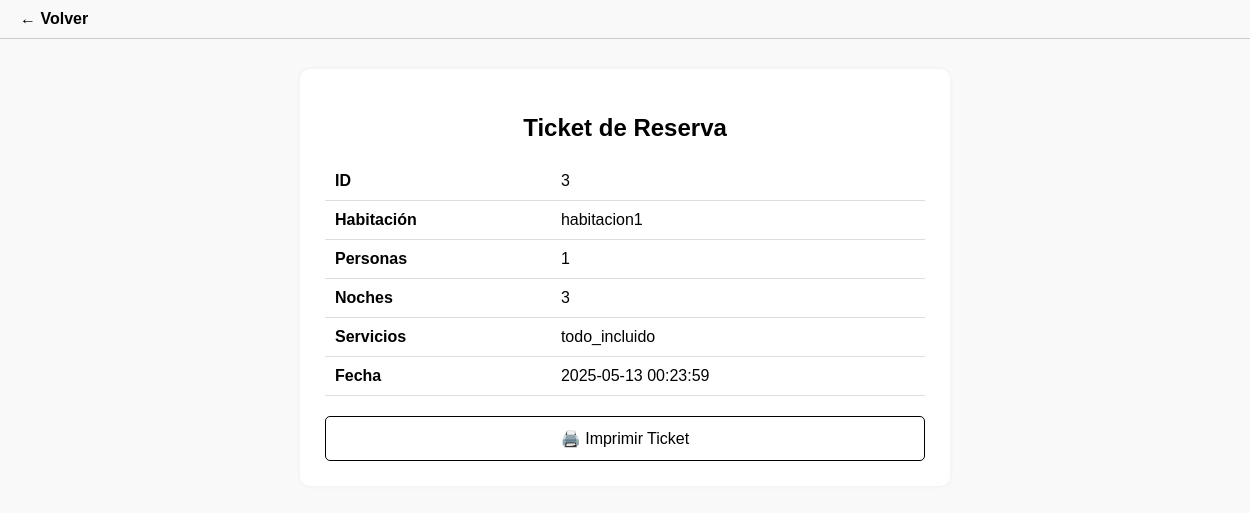
The page /Hotel/ver_ticket.php on the database as committed earlier.
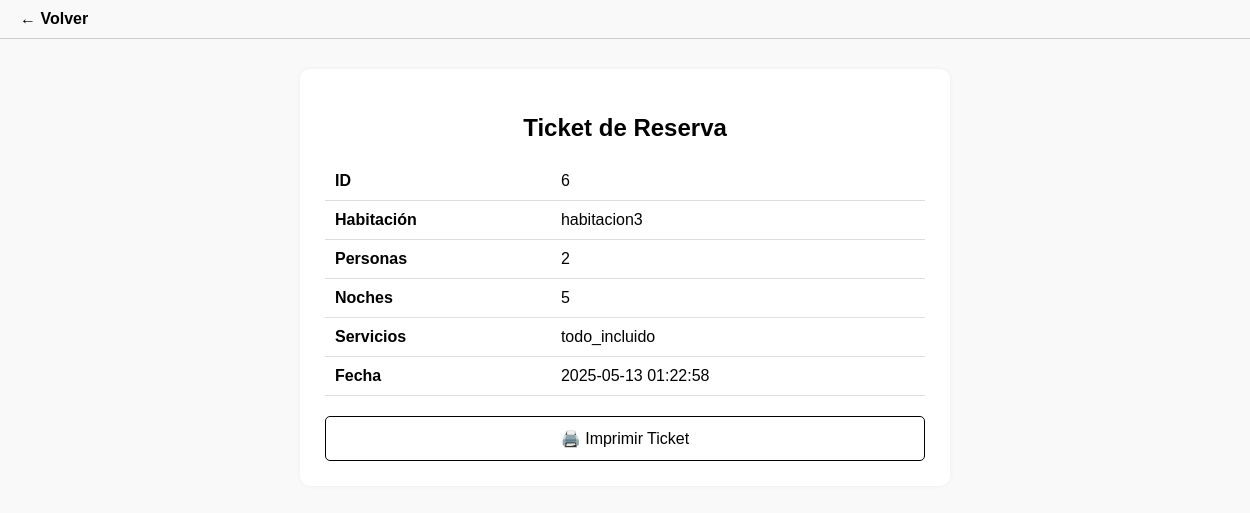
The same page on the database as committed later.
### tables this page shows
CREATE TABLE `reservas` (
  `id` int(11) NOT NULL,
  `habitacion` varchar(100) NOT NULL,
  `personas` int(11) NOT NULL,
  `noches` int(11) NOT NULL,
  `servicios` text DEFAULT NULL,
  `fecha` timestamp NOT NULL DEFAULT current_timestamp()
);

### Hotel/ver_ticket.php (the view, shortened to what this page needs)
<?php
include 'includes/conexion.php';
$stmt = $pdo->query("SELECT * FROM reservas ORDER BY id DESC LIMIT 1");
$reserva = $stmt->fetch();
?>
<!DOCTYPE html>
<html lang="es">
<head>
</head>
<body>
    <div class="navbar">
        <a href="inicio.php">← Volver</a>
    </div>
    <div class="container">
        <h2>Ticket de Reserva</h2>
        <?php if ($reserva): ?>
            <table>
                <tr><th>ID</th><td><?= $reserva['id']; ?></td></tr>
                <tr><th>Habitación</th><td><?= $reserva['habitacion']; ?></td></tr>
                <tr><th>Personas</th><td><?= $reserva['personas']; ?></td></tr>
                <tr><th>Noches</th><td><?= $reserva['noches']; ?></td></tr>
                <tr><th>Servicios</th><td><?= $reserva['servicios']; ?></td></tr>
                <tr><th>Fecha</th><td><?= $reserva['fecha']; ?></td></tr>
            </table>
            <button class="btn-imprimir" onclick="window.print()">🖨️ Imprimir Ticket</button>
        <?php else: ?>
            <p>No se encontró ninguna reserva.</p>
        <?php endif; ?>
    </div>
</body>
</html>

Rows that differ between the two databases and show on the page:
no longer on this page (row unchanged): reservas: id "3", habitacion "habitacion1", personas "1", noches "3", servicios "todo_incluido", fecha "2025-05-13 00:23:59"
added reservas: id "6", habitacion "habitacion3", personas "2", noches "5", servicios "todo_incluido", fecha "2025-05-13 01:22:58"
